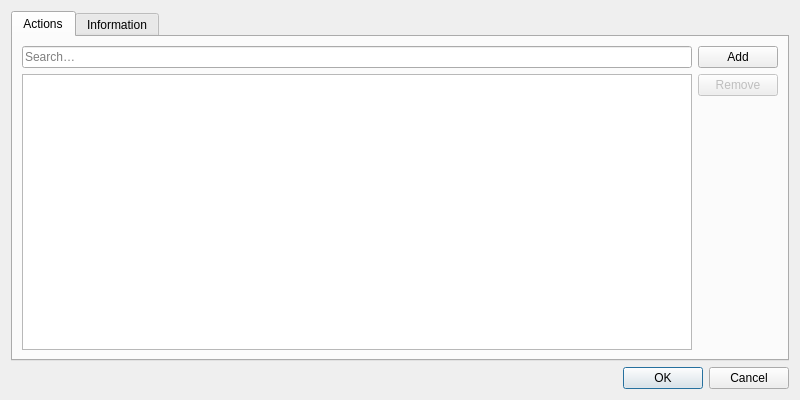
<?xml version="1.0" encoding="UTF-8"?>
<ui version="4.0">
 <class>Otter::KeyboardProfileDialog</class>
 <widget class="QDialog" name="Otter::KeyboardProfileDialog">
  <property name="geometry">
   <rect>
    <x>0</x>
    <y>0</y>
    <width>800</width>
    <height>400</height>
   </rect>
  </property>
  <property name="windowTitle">
   <string>Profile Configuration</string>
  </property>
  <layout class="QVBoxLayout" name="verticalLayout" stretch="0,0">
   <item>
    <widget class="QTabWidget" name="tabWidget">
     <property name="currentIndex">
      <number>0</number>
     </property>
     <widget class="QWidget" name="actionsTab">
      <attribute name="title">
       <string>Actions</string>
      </attribute>
      <layout class="QHBoxLayout" name="hactionsLayout">
       <item>
        <layout class="QVBoxLayout" name="actionsViewLayout">
         <item>
          <widget class="Otter::LineEditWidget" name="filterLineEditWidget">
           <property name="placeholderText">
            <string>Search…</string>
           </property>
           <property name="clearButtonEnabled">
            <bool>true</bool>
           </property>
          </widget>
         </item>
         <item>
          <widget class="Otter::ItemViewWidget" name="actionsViewWidget">
           <property name="editTriggers">
            <set>QAbstractItemView::CurrentChanged|QAbstractItemView::SelectedClicked</set>
           </property>
           <property name="alternatingRowColors">
            <bool>true</bool>
           </property>
           <property name="selectionMode">
            <enum>QAbstractItemView::SingleSelection</enum>
           </property>
           <property name="selectionBehavior">
            <enum>QAbstractItemView::SelectRows</enum>
           </property>
           <property name="iconSize">
            <size>
             <width>22</width>
             <height>22</height>
            </size>
           </property>
           <attribute name="headerDefaultSectionSize">
            <number>200</number>
           </attribute>
          </widget>
         </item>
        </layout>
       </item>
       <item>
        <layout class="QVBoxLayout" name="actionsButtonsLayout" stretch="0,0,1">
         <item>
          <widget class="QPushButton" name="addActionButton">
           <property name="text">
            <string>Add</string>
           </property>
          </widget>
         </item>
         <item>
          <widget class="QPushButton" name="removeActionButton">
           <property name="enabled">
            <bool>false</bool>
           </property>
           <property name="text">
            <string>Remove</string>
           </property>
          </widget>
         </item>
         <item>
          <spacer name="actionsSpacer">
           <property name="orientation">
            <enum>Qt::Vertical</enum>
           </property>
           <property name="sizeType">
            <enum>QSizePolicy::MinimumExpanding</enum>
           </property>
          </spacer>
         </item>
        </layout>
       </item>
      </layout>
     </widget>
     <widget class="QWidget" name="informationTab">
      <attribute name="title">
       <string>Information</string>
      </attribute>
      <layout class="QFormLayout" name="informationLayout">
       <item row="0" column="0">
        <widget class="QLabel" name="titleLabel">
         <property name="text">
          <string>Title:</string>
         </property>
         <property name="buddy">
          <cstring>titleLineEditWidget</cstring>
         </property>
        </widget>
       </item>
       <item row="1" column="0">
        <widget class="QLabel" name="descriptionLabel">
         <property name="text">
          <string>Description:</string>
         </property>
         <property name="buddy">
          <cstring>descriptionLineEditWidget</cstring>
         </property>
        </widget>
       </item>
       <item row="2" column="0">
        <widget class="QLabel" name="versionLabel">
         <property name="text">
          <string>Version:</string>
         </property>
         <property name="buddy">
          <cstring>versionLineEditWidget</cstring>
         </property>
        </widget>
       </item>
       <item row="3" column="0">
        <widget class="QLabel" name="authorLabel">
         <property name="text">
          <string>Author:</string>
         </property>
         <property name="buddy">
          <cstring>authorLineEditWidget</cstring>
         </property>
        </widget>
       </item>
       <item row="0" column="1">
        <widget class="Otter::LineEditWidget" name="titleLineEditWidget"/>
       </item>
       <item row="1" column="1">
        <widget class="Otter::LineEditWidget" name="descriptionLineEditWidget"/>
       </item>
       <item row="2" column="1">
        <widget class="Otter::LineEditWidget" name="versionLineEditWidget"/>
       </item>
       <item row="3" column="1">
        <widget class="Otter::LineEditWidget" name="authorLineEditWidget"/>
       </item>
      </layout>
     </widget>
    </widget>
   </item>
   <item>
    <widget class="QDialogButtonBox" name="buttonBox">
     <property name="orientation">
      <enum>Qt::Horizontal</enum>
     </property>
     <property name="standardButtons">
      <set>QDialogButtonBox::Cancel|QDialogButtonBox::Ok</set>
     </property>
    </widget>
   </item>
  </layout>
 </widget>
 <customwidgets>
  <customwidget>
   <class>Otter::ItemViewWidget</class>
   <extends>QTreeView</extends>
   <header>src/ui/ItemViewWidget.h</header>
  </customwidget>
  <customwidget>
   <class>Otter::LineEditWidget</class>
   <extends>QLineEdit</extends>
   <header>src/ui/LineEditWidget.h</header>
  </customwidget>
 </customwidgets>
 <resources/>
 <connections>
  <connection>
   <sender>buttonBox</sender>
   <signal>accepted()</signal>
   <receiver>Otter::KeyboardProfileDialog</receiver>
   <slot>accept()</slot>
   <hints>
    <hint type="sourcelabel">
     <x>227</x>
     <y>378</y>
    </hint>
    <hint type="destinationlabel">
     <x>157</x>
     <y>274</y>
    </hint>
   </hints>
  </connection>
  <connection>
   <sender>buttonBox</sender>
   <signal>rejected()</signal>
   <receiver>Otter::KeyboardProfileDialog</receiver>
   <slot>reject()</slot>
   <hints>
    <hint type="sourcelabel">
     <x>295</x>
     <y>384</y>
    </hint>
    <hint type="destinationlabel">
     <x>286</x>
     <y>274</y>
    </hint>
   </hints>
  </connection>
 </connections>
</ui>
